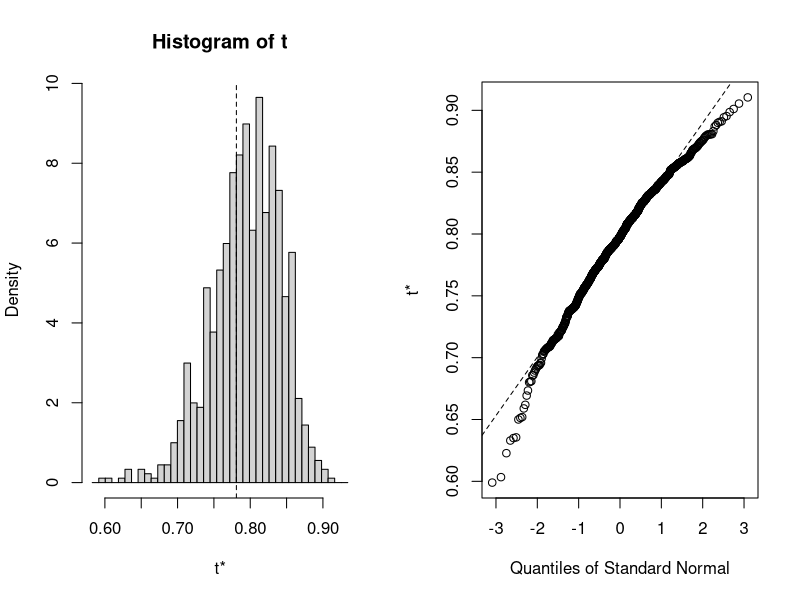
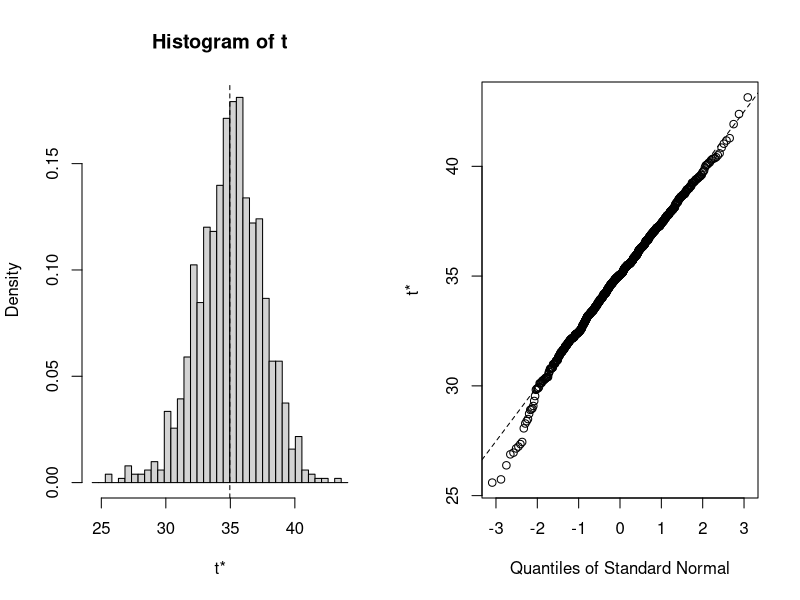
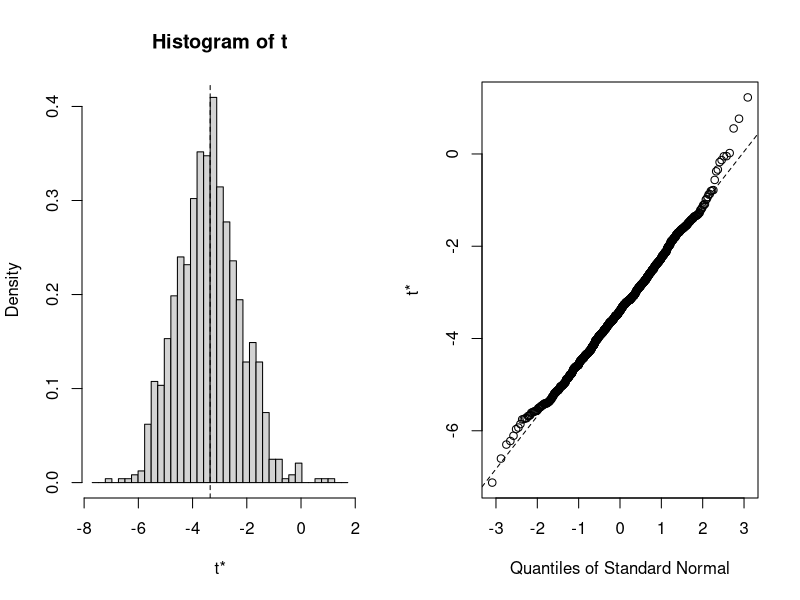
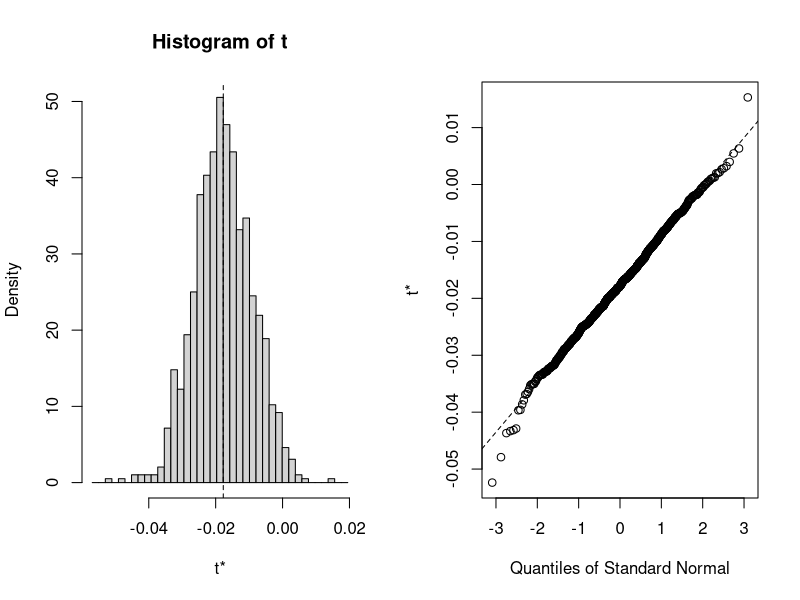

Source code (R) for these figures, in order:
# Bootstrap 95% CI for R-Squared ####
library(boot)
# function to obtain R-Squared from the data 
rsq <- function(formula, data, indices) {
  d <- data[indices,] # allows boot to select sample 
  fit <- lm(formula, data=d)
  return(summary(fit)$r.square)
} 
# bootstrapping with 1000 replications 
results <- boot(data=mtcars, statistic=rsq, 
                R=1000, formula=mpg~wt+disp)

# view results
results 
plot(results)

# get 95% confidence interval 
boot.ci(results, type="bca")

# Bootstrap 95% CI for regression coefficients ####
library(boot)
# function to obtain regression weights 
bs <- function(formula, data, indices) {
  d <- data[indices,] # allows boot to select sample 
  fit <- lm(formula, data=d)
  return(coef(fit)) 
} 
# bootstrapping with 1000 replications 
results <- boot(data=mtcars, statistic=bs, 
                R=1000, formula=mpg~wt+disp)

# view results
results
plot(results, index=1) # intercept 
plot(results, index=2) # wt 
plot(results, index=3) # disp 

# get 95% confidence intervals 
boot.ci(results, type="bca", index=1) # intercept 
boot.ci(results, type="bca", index=2) # wt 
boot.ci(results, type="bca", index=3) # disp